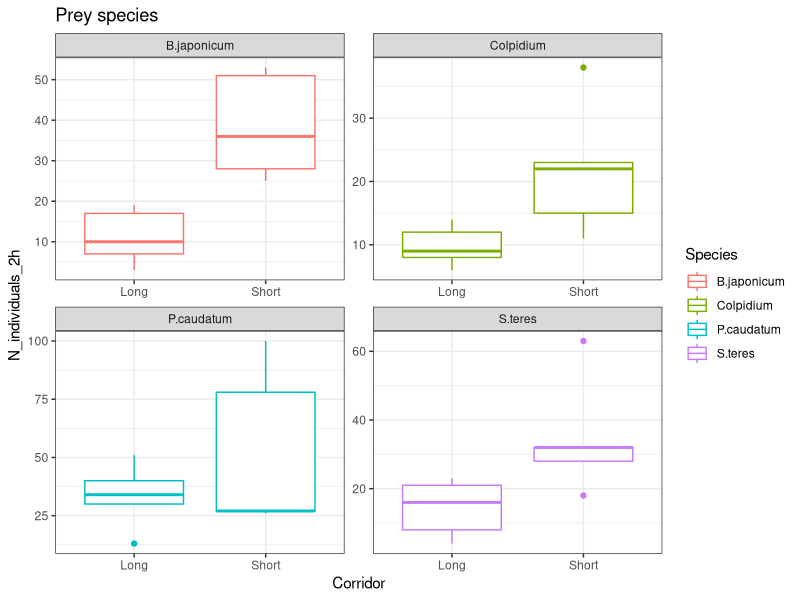
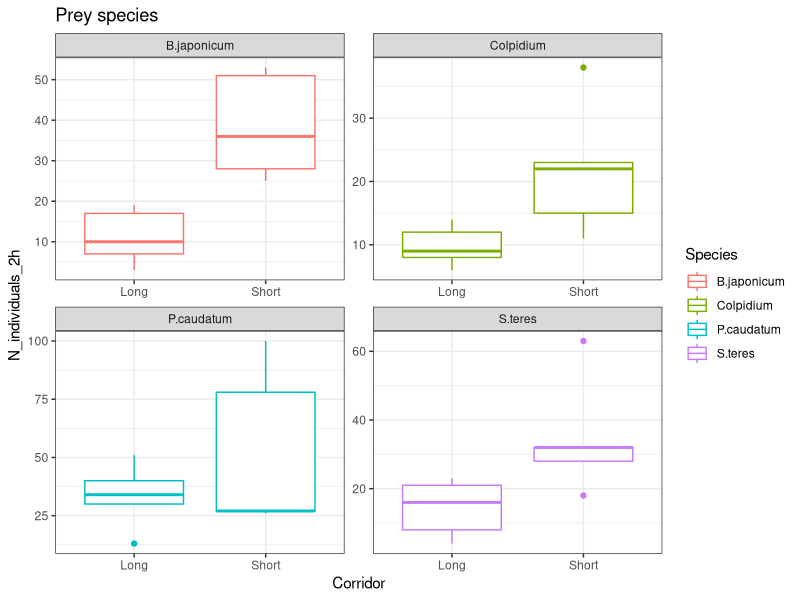
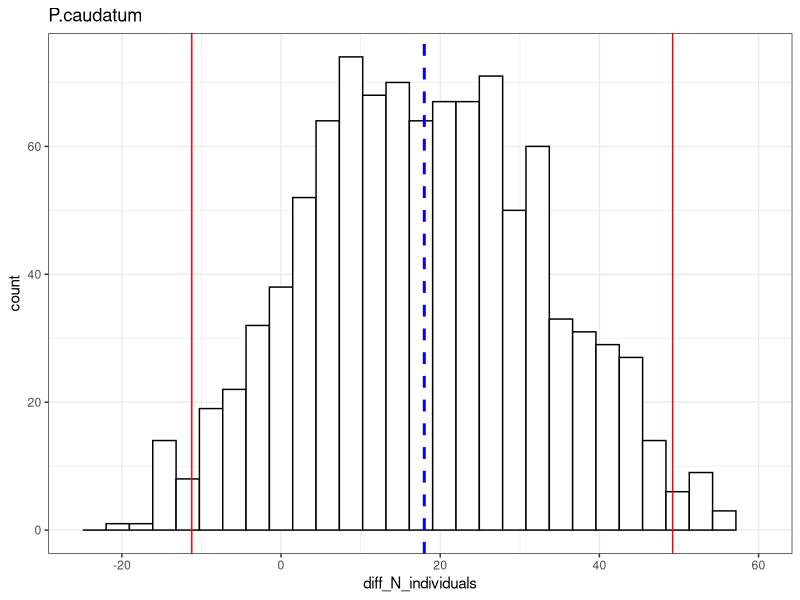
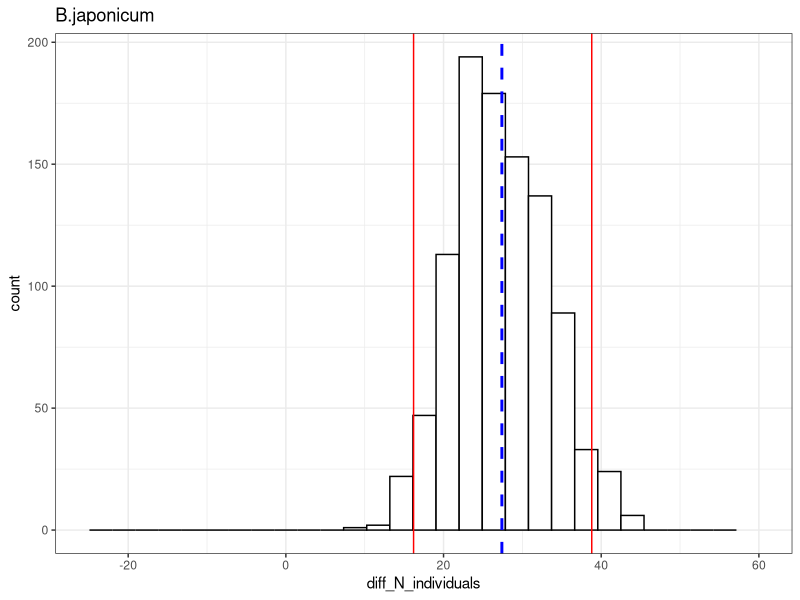
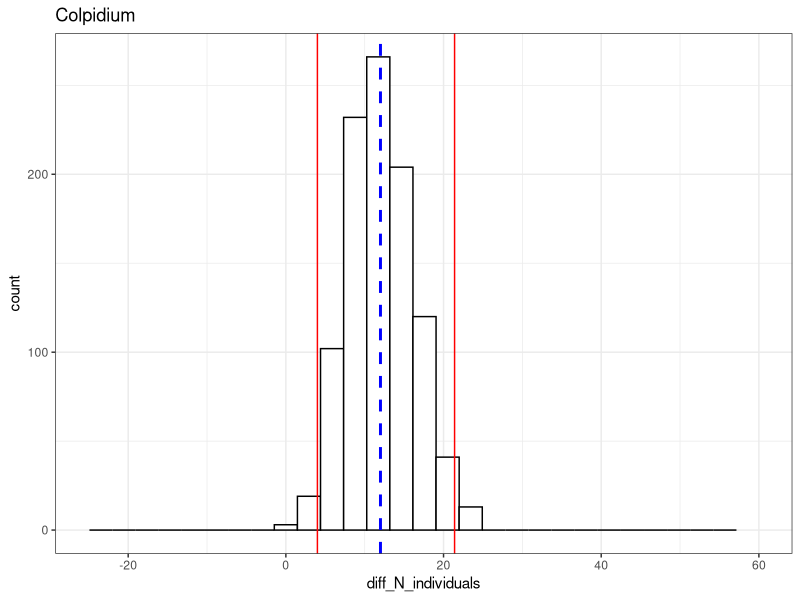
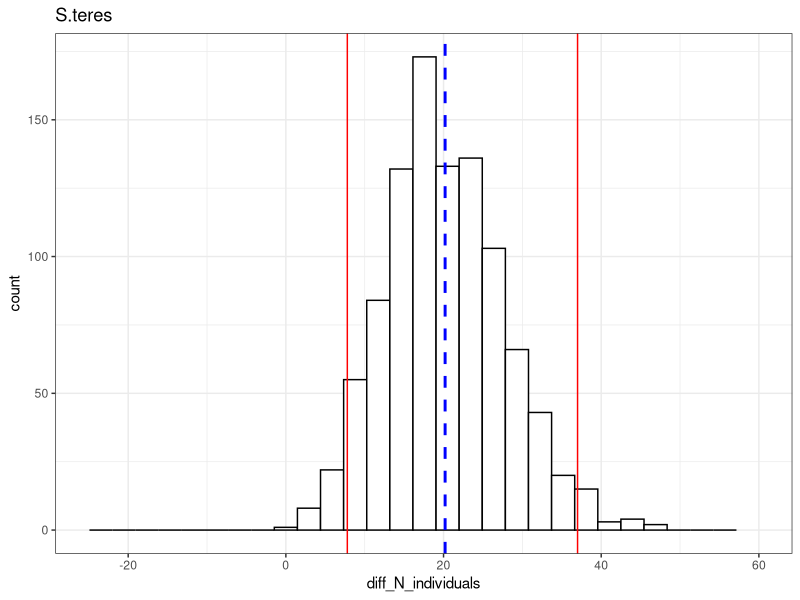

These figures' R source, in order:
#########################################################################################
### DISPERSAL TEST LONG VS SHORT CORRIDORS #####
#########################################################################################

#preable
library(openxlsx)
library(tidyverse) # data wrangling and plotting
library(ggplot2)
library(data.table)
library(lme4)


#load data
data<-read.xlsx("Data/Dispersal_experiments_data.xlsx", sheet = "Prey_species", colNames = T)

#perform Mann-Whitney-Wilcoxon Test
wilcox.test(N_individuals_2h ~ Corridor,data = data %>% filter(Species == "P.caudatum"))
wilcox.test(N_individuals_2h ~ Corridor,data = data %>% filter(Species == "B.japonicum"))
wilcox.test(N_individuals_2h ~ Corridor,data = data %>% filter(Species == "S.teres"))
wilcox.test(N_individuals_2h ~ Corridor,data = data %>% filter(Species == "Colpidium"))

#plot boxplots to see difference between long and short facet species
ggplot(data, aes (x = Corridor, y = N_individuals_2h, color = Species))+
  geom_boxplot()+
  facet_wrap(~Species, scales = "free")+
  theme_bw()+
  ggtitle("Prey species")
ggsave("dispersal_boxplots.pdf", units = "in", width = 10, height = 10)


###bootstrapping method
dataDT<-as.data.table(data)

data_pivot<-data %>% group_by(Species, Corridor) %>%
  summarise(avg = mean(N_individuals_2h)) %>% ungroup() %>% group_by(Species) %>% 
  pivot_wider(names_from = Corridor, values_from = avg) %>% 
  mutate(difference_in_average = Short - Long)
 

#create an empty dataset to fill with bootstrap permutations (using data.table)
difference.bootstrapped = data.table(Species = as.character(),
                                     N_individuals_short = as.numeric(),
                                     N_individuals_long = as.numeric(),
                                     diff_N_individuals = as.numeric())


#for loop to perform 1000 permutation bootstrapping: re sampling the data 1000 times and the calculate the mean of 
#dispersed individual in the simulated re sampling of the 5 replicates, for both long and short corridor
#and calculateadd a column where we calculate the difference between the means of short and long corridors 

for(i in 1:1000){
  dataDT_resampled = dataDT[
    , list(N_individuals_2h_resampled = sample(x = N_individuals_2h, size = 5, replace = TRUE))
    , c("Species","Corridor")
  ]
  
  difference.bootstrapped_current = merge(dataDT_resampled[Corridor == "Short",
                                                           list(N_individuals_short = mean(N_individuals_2h_resampled)),
                                                           c("Species")],
                                          dataDT_resampled[Corridor == "Long",
                                                           list(N_individuals_long = mean(N_individuals_2h_resampled)),
                                                           c("Species")],
                                          by = "Species")
  
  difference.bootstrapped_current[, diff_N_individuals := N_individuals_short - N_individuals_long]
  difference.bootstrapped = rbind(difference.bootstrapped, difference.bootstrapped_current)
}
#calculate 95% confidence interval for the difference in the mean simulated dispersed individuals, for each species
quantile(difference.bootstrapped[Species == "P.caudatum"]$diff_N_individuals, c(0.025,0.975))
quantile(difference.bootstrapped[Species == "Colpidium"]$diff_N_individuals, c(0.025,0.975))
quantile(difference.bootstrapped[Species == "B.japonicum"]$diff_N_individuals, c(0.025,0.975))
quantile(difference.bootstrapped[Species == "S.teres"]$diff_N_individuals, c(0.025,0.975))



p_p.caudatum<-ggplot(difference.bootstrapped %>% filter(Species == "P.caudatum"),
                     aes(x = diff_N_individuals))+
  geom_histogram(colour="black", fill="white")+
  geom_vline(data = data_pivot %>% filter(Species == "P.caudatum"),
             aes(xintercept = difference_in_average),
             color="blue", linetype="dashed", size= 1)+
  geom_vline(aes(xintercept = -11.220),
             color = "red")+
  geom_vline(aes(xintercept = 49.205),
             color = "red")+
  labs(title = "P.caudatum")+
  xlim(-25,60)+
  theme_bw()

ggsave("p_p.caudatum.pdf", units = "in", width = 10, height = 10)

  
p_B.jap<-ggplot(difference.bootstrapped %>% filter(Species == "B.japonicum"),
                aes(x = diff_N_individuals))+
  geom_histogram(colour="black", fill="white")+
  geom_vline(data = data_pivot %>% filter(Species == "B.japonicum"),
             aes(xintercept = difference_in_average),
             color="blue", linetype="dashed", size= 1)+
  geom_vline(aes(xintercept =  16.2),
             color = "red")+
  geom_vline(aes(xintercept = 38.8),
             color = "red")+
  xlim(-25,60)+
  labs(title = "B.japonicum")+
  theme_bw()

ggsave("B.japonicum.pdf", units = "in", width = 10, height = 10)


p_Colp<-ggplot(difference.bootstrapped %>% filter(Species == "Colpidium"),
                aes(x = diff_N_individuals))+
  geom_histogram(colour="black", fill="white")+
  geom_vline(data = data_pivot %>% filter(Species == "Colpidium"),
             aes(xintercept = difference_in_average),
             color="blue", linetype="dashed", size= 1)+
  geom_vline(aes(xintercept =  4.0 ),
             color = "red")+
  geom_vline(aes(xintercept = 21.4),
             color = "red")+
  xlim(-25,60)+
  labs(title = "Colpidium")+
  theme_bw()

ggsave("Colpidium.pdf", units = "in", width = 10, height = 10)

  
p_Spir<-ggplot(difference.bootstrapped %>% filter(Species == "S.teres"),
               aes(x = diff_N_individuals))+
  geom_histogram(colour="black", fill="white")+
  geom_vline(data = data_pivot %>% filter(Species == "S.teres"),
             aes(xintercept = difference_in_average),
             color="blue", linetype="dashed", size= 1)+
  geom_vline(aes(xintercept =  7.795),
             color = "red")+
  geom_vline(aes(xintercept = 37.000),
             color = "red")+
  xlim(-25,60)+
  labs(title = "S.teres")+
  theme_bw()

ggsave("Spir.teres.pdf", units = "in", width = 10, height = 10)

  
  
  
#bootstrap
#create a datatable to contain the bootstrapped data and the difference between them
  
bootstrap.samples = data.table(bootstrap_id = as.integer(),
                               Species = as.character(),
                               Corridor = as.character(),
                               N_individuals_2h_resampled = as.integer())
for(i in 1:1000){
  bootstrap.samples_current = dataDT_resampled = dataDT[
    , list(bootstrap_id = i, N_individuals_2h_resampled = sample(x = N_individuals_2h, size = 5, replace = TRUE))
    , c("Species","Corridor")
  ]
  bootstrap.samples = rbind(bootstrap.samples, bootstrap.samples_current)
}




